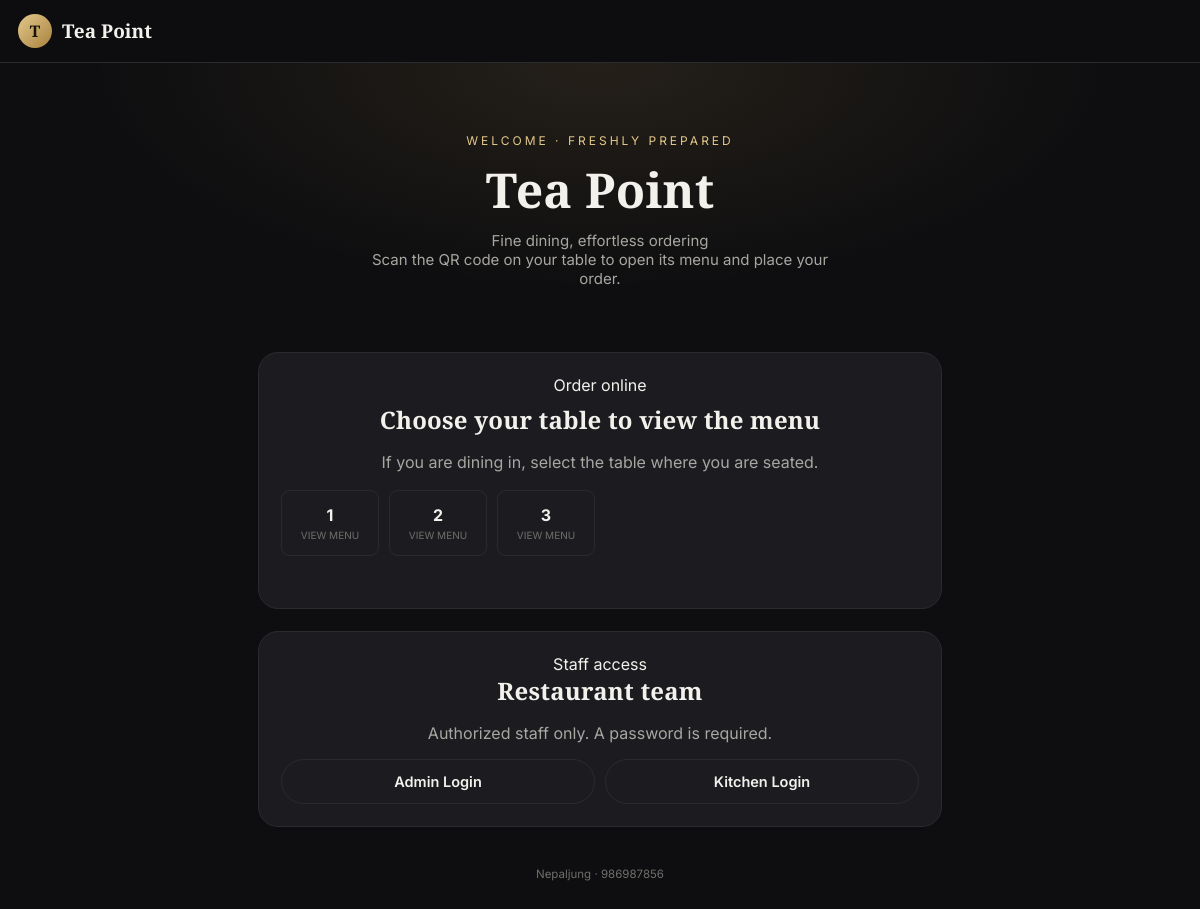
The page / on the database its author committed.
### core/models.py (models this page shows, shortened)
class RestaurantSettings(models.Model):
    name = models.CharField(max_length=100, default="The Golden Fork")
    tagline = models.CharField(max_length=200, blank=True, default="Fine dining, effortless ordering")
    upi_id = models.CharField(
        max_length=100, default="restaurant@upi",
        help_text="Your UPI ID / VPA that receives payments, e.g. restaurant@okicici"
    )
    payee_name = models.CharField(max_length=100, default="Restaurant")  # legacy field; not used for Nepal Fonepay
    fonepay_merchant_name = models.CharField(max_length=120, blank=True, default="", help_text="Name printed on your Fonepay merchant QR.")
    fonepay_qr_image = models.ImageField(upload_to="payments/fonepay/", blank=True, null=True, help_text="Upload the official QR image issued to your restaurant by Fonepay or your acquiring bank.")
    fonepay_instructions = models.CharField(max_length=255, blank=True, default="Scan this Fonepay QR using your Nepali mobile banking app.")
    tax_percent = models.DecimalField(max_digits=5, decimal_places=2, default=Decimal("5.00"))
    address = models.CharField(max_length=255, blank=True)
    phone = models.CharField(max_length=20, blank=True)
    logo = models.ImageField(upload_to='branding/', blank=True, null=True)
    class Meta:
        verbose_name = "Restaurant Settings"
        verbose_name_plural = "Restaurant Settings"
    @classmethod
    def load(cls):
        obj, _ = cls.objects.get_or_create(
            pk=1, defaults={"upi_id": "restaurant@upi", "payee_name": "Restaurant"}
        )
        return obj

class Table(models.Model):
    number = models.PositiveIntegerField(unique=True)
    capacity = models.PositiveIntegerField(default=2)
    token = models.UUIDField(default=uuid.uuid4, editable=False, unique=True)
    is_active = models.BooleanField(default=True)
    class Meta:
        ordering = ['number']

### core/views.py (the view)
# urls.py: path('', views.landing, name='landing'),
def landing(request):
    tables = Table.objects.filter(is_active=True)
    settings_obj = RestaurantSettings.load()
    return render(request, 'core/landing.html', {
        'tables': tables, 'settings': settings_obj,
    })

### core/templates/core/landing.html (shortened to what this page needs)
{% extends 'core/base.html' %}
{% block content %}
<section class="hero landing-hero">
  <div class="eyebrow">Welcome · Freshly prepared</div>
  <h1 class="display">{{ settings.name }}</h1>
  <p>{{ settings.tagline }}</p>
  <p class="muted">Scan the QR code on your table to open its menu and place your order.</p>
</section>
<div class="container">
  <section class="landing-order card center">
    <div class="eyebrow">Order online</div>
    <h2>Choose your table to view the menu</h2>
    <p class="muted">If you are dining in, select the table where you are seated.</p>
    {% if tables %}
      <div class="table-grid">
        {% for t in tables %}
          <a href="{% url 'menu' t.number %}" class="table-tile">
            <div class="num">{{ t.number }}</div><div class="status">View menu</div>
          </a>
        {% endfor %}
      </div>
    {% else %}
      <p class="muted">Online ordering is not available yet. Please ask a staff member for help.</p>
    {% endif %}
  </section>
  <section class="card center" style="margin-top:22px;">
    <div class="eyebrow">Staff access</div>
    <h2>Restaurant team</h2>
    <p class="muted">Authorized staff only. A password is required.</p>
    <div class="wallet-grid" style="margin-top:14px;">
      <a class="btn btn-outline" href="{% url 'admin_login' %}?next=/manage/menu/">Admin Login</a>
      <a class="btn btn-outline" href="{% url 'kitchen_login' %}?next=/kitchen/">Kitchen Login</a>
    </div>
  </section>
  <p class="footer-note">{{ settings.address }} {% if settings.phone %}· {{ settings.phone }}{% endif %}</p>
</div>
{% endblock %}

### core/templates/core/base.html (shortened to what this page needs)
{% load static %}
<!DOCTYPE html>
<html lang="en">
<head>
  <link rel="stylesheet" href="{% static 'core/css/style.css' %}">
</head>
<body>
{% block topbar %}
<div class="topbar">
  <a href="{% if table %}{% url 'menu' table.number %}{% else %}{% url 'landing' %}{% endif %}" class="brand">
    <div class="mark">{{ settings.name|default:"G"|first|upper }}</div>
    <div>
      <div class="brand-name">{{ settings.name|default:"The Golden Fork" }}</div>
    </div>
  </a>
</div>
{% endblock %}
{% block content %}{% endblock %}
</body>
</html>

### core/static/core/css/style.css (style rules this page uses)
:root { --bg: #0e0e10; --bg-elevated: #17171a; --card: #1c1c20; --card-border: #2a2a2f; --gold: #c9a15a; --gold-soft: #e3c88a; --gold-deep: #a9823f; --text: #f3f1ec; --text-muted: #a8a6a1; --text-dim: #706e6a; --green: #4caf7d; --red: #e0654f; --radius-lg: 20px; --radius-md: 14px; --radius-sm: 9px; --shadow: 0 10px 30px rgba(0, 0, 0, 0.35); }
* { box-sizing: border-box; }
html, body { margin: 0; padding: 0; background: var(--bg); color: var(--text); font-family: 'Inter', -apple-system, BlinkMacSystemFont, 'Segoe UI', sans-serif; -webkit-font-smoothing: antialiased; }
h1, h2, h3, .display { font-family: 'Playfair Display', Georgia, serif; letter-spacing: 0.2px; margin: 0; }
a { color: inherit; text-decoration: none; }
.container { max-width: 720px; margin: 0 auto; padding: 0 18px 100px; }
.topbar { position: sticky; top: 0; z-index: 20; background: rgba(14, 14, 16, 0.9); backdrop-filter: blur(10px); border-bottom: 1px solid var(--card-border); padding: 14px 18px; display: flex; align-items: center; justify-content: space-between; }
.brand { display: flex; align-items: center; gap: 10px; }
.brand .mark { width: 34px; height: 34px; border-radius: 50%; background: linear-gradient(135deg, var(--gold-soft), var(--gold-deep)); display: flex; align-items: center; justify-content: center; font-family: 'Playfair Display', serif; font-weight: 700; color: #1a1408; font-size: 16px; }
.brand-name { font-family: 'Playfair Display', serif; font-size: 19px; font-weight: 600; }
.hero { padding: 70px 18px 40px; text-align: center; background: radial-gradient(ellipse at top, rgba(201,161,90,0.12), transparent 60%); }
.hero .eyebrow { color: var(--gold-soft); letter-spacing: 3px; text-transform: uppercase; font-size: 12px; margin-bottom: 14px; }
.hero h1 { font-size: 40px; line-height: 1.15; margin-bottom: 14px; }
.hero p { color: var(--text-muted); font-size: 15px; max-width: 480px; margin: 0 auto; }
.btn { display: inline-flex; align-items: center; justify-content: center; gap: 8px; padding: 13px 22px; border-radius: 30px; font-weight: 600; font-size: 14.5px; border: none; cursor: pointer; transition: transform .15s ease, opacity .15s ease; }
.btn-outline { background: transparent; border: 1px solid var(--card-border); color: var(--text); }
.card { background: var(--card); border: 1px solid var(--card-border); border-radius: var(--radius-lg); padding: 22px; margin-top: 20px; }
.center { text-align: center; }
.muted { color: var(--text-muted); }
.wallet-grid { display: grid; grid-template-columns: repeat(2, 1fr); gap: 10px; margin-top: 14px; }
.table-grid { display: grid; grid-template-columns: repeat(auto-fill, minmax(90px, 1fr)); gap: 10px; margin: 18px 0 30px; }
.table-tile { background: var(--card); border: 1px solid var(--card-border); border-radius: var(--radius-sm); padding: 14px 8px; text-align: center; }
.table-tile .num { font-weight: 700; font-size: 16px; }
.table-tile .status { font-size: 10px; color: var(--text-dim); margin-top: 4px; text-transform: uppercase; }
.footer-note { text-align: center; color: var(--text-dim); font-size: 11.5px; margin-top: 40px; }
@media (min-width: 640px) { .hero h1 { font-size: 48px; } }
.landing-hero { padding-bottom: 42px; }
.landing-order { margin-top: 22px; }
.landing-order h2 { margin: 8px 0; }

### rows shown on the page
RestaurantSettings: name|first "T", name "Tea Point", tagline "Fine dining, effortless ordering", address "Nepaljung", phone "986987856"
Table: number "1"
Table: number "2"
Table: number "3"
